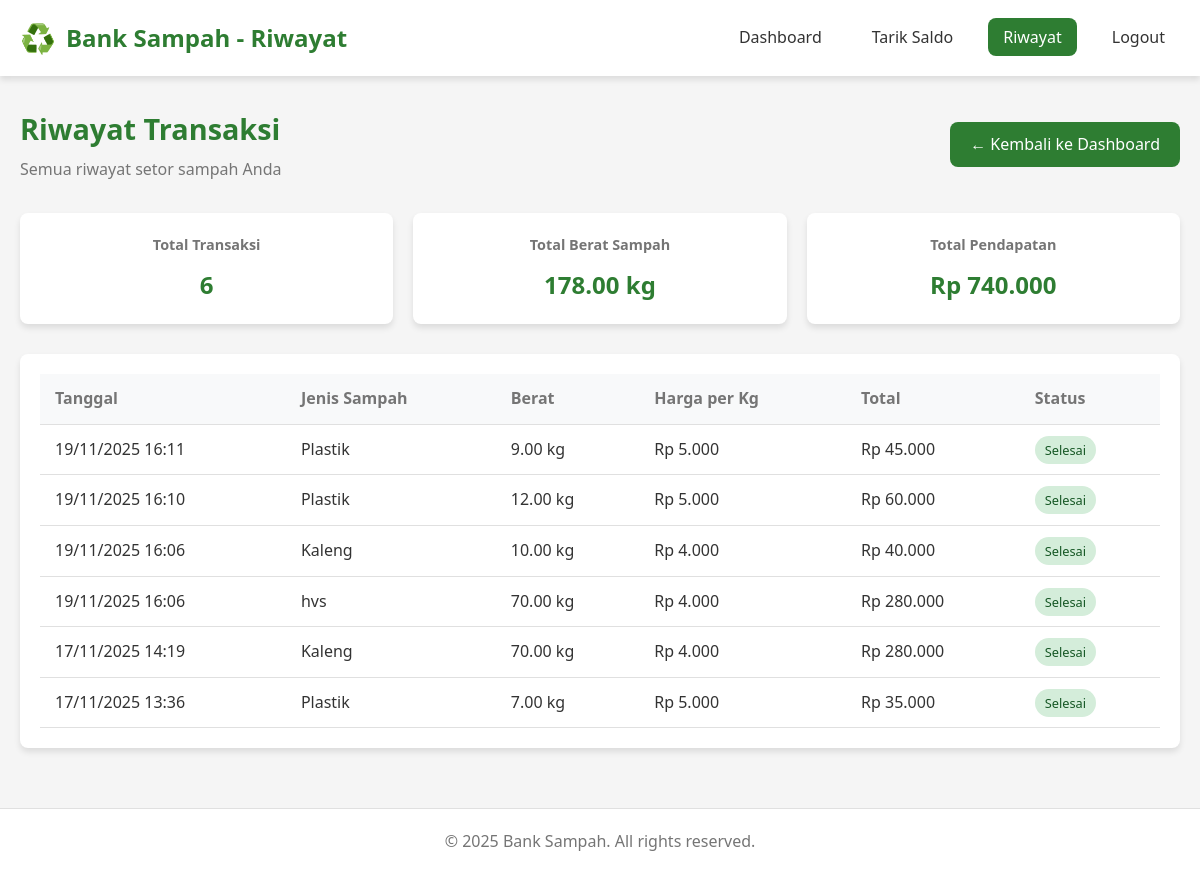
The page /history.php (signed in) on the database its author committed.
### tables this page shows
CREATE TABLE `transaksi` (
  `id` int(11) NOT NULL,
  `user_id` int(11) NOT NULL,
  `jenis_sampah_id` int(11) NOT NULL,
  `berat` decimal(8,2) NOT NULL,
  `total_harga` decimal(12,2) NOT NULL,
  `tanggal_transaksi` timestamp NOT NULL DEFAULT current_timestamp()
);

CREATE TABLE `jenis_sampah` (
  `id` int(11) NOT NULL,
  `nama_jenis` varchar(50) NOT NULL,
  `harga_per_kg` decimal(10,2) NOT NULL,
  `deskripsi` text DEFAULT NULL,
  `created_at` timestamp NOT NULL DEFAULT current_timestamp()
);

### config.php (called while the page is built, shortened)
<?php
function formatRupiah($angka) {
    return 'Rp ' . number_format($angka, 0, ',', '.');
}
?>

### history.php (the view, shortened to what this page needs)
<?php
include 'config.php';
$user_id = $_SESSION['user_id'];
$stmt = $pdo->prepare("
    SELECT t.*, j.nama_jenis, j.harga_per_kg
    FROM transaksi t
    JOIN jenis_sampah j ON t.jenis_sampah_id = j.id
    WHERE t.user_id = ?
    ORDER BY t.tanggal_transaksi DESC
");
$stmt->execute([$user_id]);
$transaksi = $stmt->fetchAll();
$total_transaksi = count($transaksi);
$total_berat = array_sum(array_column($transaksi, 'berat'));
$total_saldo = array_sum(array_column($transaksi, 'total_harga'));
?>
<!DOCTYPE html>
<html lang="id">
<head>
</head>
<body>
    <header>
        <div class="container">
            <div class="header-content">
                <div class="logo">
                    <span class="logo-icon">♻️</span>
                    <h1>Bank Sampah - Riwayat</h1>
                </div>
                <nav>
                    <ul>
                        <li><a href="dashboard-user.php">Dashboard</a></li>
                        <li><a href="withdraw.php">Tarik Saldo</a></li>
                        <li><a href="history.php" class="active">Riwayat</a></li>
                        <li><a href="?logout=1">Logout</a></li>
                    </ul>
                </nav>
            </div>
        </div>
    </header>
    <main>
        <section class="history">
            <div class="container">
                <div class="page-header">
                    <div class="page-title">
                        <h1>Riwayat Transaksi</h1>
                        <p>Semua riwayat setor sampah Anda</p>
                    </div>
                    <a href="dashboard-user.php" class="back-button">
                        ← Kembali ke Dashboard
                    </a>
                </div>
                <div class="summary-cards">
                    <div class="summary-card">
                        <h3>Total Transaksi</h3>
                        <div class="number"><?php echo $total_transaksi; ?></div>
                    </div>
                    <div class="summary-card">
                        <h3>Total Berat Sampah</h3>
                        <div class="number"><?php echo number_format($total_berat, 2); ?> kg</div>
                    </div>
                    <div class="summary-card">
                        <h3>Total Pendapatan</h3>
                        <div class="number"><?php echo formatRupiah($total_saldo); ?></div>
                    </div>
                </div>
                <div class="table-container">
                    <?php if (empty($transaksi)): ?>
                        <div class="no-data">
                            <h3>Belum ada transaksi</h3>
                            <p>Mulai setor sampah pertama Anda di dashboard</p>
                        </div>
                    <?php else: ?>
                        <table class="data-table">
                            <thead>
                                <tr>
                                    <th>Tanggal</th>
                                    <th>Jenis Sampah</th>
                                    <th>Berat</th>
                                    <th>Harga per Kg</th>
                                    <th>Total</th>
                                    <th>Status</th>
                                </tr>
                            </thead>
                            <tbody>
                                <?php foreach ($transaksi as $trx): ?>
                                <tr>
                                    <td><?php echo date('d/m/Y H:i', strtotime($trx['tanggal_transaksi'])); ?></td>
                                    <td><?php echo htmlspecialchars($trx['nama_jenis']); ?></td>
                                    <td><?php echo number_format($trx['berat'], 2); ?> kg</td>
                                    <td><?php echo formatRupiah($trx['harga_per_kg']); ?></td>
                                    <td><?php echo formatRupiah($trx['total_harga']); ?></td>
                                    <td>
                                        <span class="status-badge status-success">Selesai</span>
                                    </td>
                                </tr>
                                <?php endforeach; ?>
                            </tbody>
                        </table>
                    <?php endif; ?>
                </div>
            </div>
        </section>
    </main>
    <footer>
        <div class="container">
            <p>&copy; <?php echo date('Y'); ?> Bank Sampah. All rights reserved.</p>
        </div>
    </footer>
</body>
</html>

### history.php (style rules this page uses)
:root { --primary: #2e7d32; --primary-light: #4caf50; --secondary: #ff9800; --light: #f5f5f5; --dark: #333; --gray: #757575; --white: #ffffff; --shadow: 0 4px 6px rgba(0, 0, 0, 0.1); --border-radius: 8px; }
* { margin: 0; padding: 0; box-sizing: border-box; font-family: 'Segoe UI', Tahoma, Geneva, Verdana, sans-serif; }
body { background-color: var(--light); color: var(--dark); line-height: 1.6; }
.container { max-width: 1200px; margin: 0 auto; padding: 0 20px; }
header { background-color: var(--white); box-shadow: var(--shadow); position: sticky; top: 0; z-index: 100; }
.header-content { display: flex; justify-content: space-between; align-items: center; padding: 15px 0; }
.logo { display: flex; align-items: center; gap: 10px; }
.logo-icon { font-size: 1.8rem; }
.logo h1 { font-size: 1.5rem; color: var(--primary); }
nav ul { display: flex; list-style: none; gap: 20px; }
nav a { text-decoration: none; color: var(--dark); font-weight: 500; padding: 8px 15px; border-radius: var(--border-radius); transition: all 0.3s; }
nav a:hover, nav a.active { background-color: var(--primary); color: var(--white); }
main { padding: 30px 0; }
.page-header { display: flex; justify-content: space-between; align-items: center; margin-bottom: 30px; flex-wrap: wrap; gap: 20px; }
.page-title h1 { font-size: 1.8rem; color: var(--primary); margin-bottom: 5px; }
.page-title p { color: var(--gray); }
.back-button { display: inline-flex; align-items: center; gap: 8px; padding: 10px 20px; background-color: var(--primary); color: var(--white); text-decoration: none; border-radius: var(--border-radius); font-weight: 500; transition: background-color 0.3s; }
.summary-cards { display: grid; grid-template-columns: repeat(auto-fit, minmax(200px, 1fr)); gap: 20px; margin-bottom: 30px; }
.summary-card { background-color: var(--white); border-radius: var(--border-radius); padding: 20px; box-shadow: var(--shadow); text-align: center; }
.summary-card h3 { font-size: 0.9rem; color: var(--gray); margin-bottom: 10px; }
.summary-card .number { font-size: 1.5rem; font-weight: 700; color: var(--primary); }
.table-container { background-color: var(--white); border-radius: var(--border-radius); box-shadow: var(--shadow); overflow: hidden; padding: 20px; }
.data-table { width: 100%; border-collapse: collapse; }
.data-table th, .data-table td { padding: 12px 15px; text-align: left; border-bottom: 1px solid #e0e0e0; }
.data-table th { background-color: #f8f9fa; font-weight: 600; color: var(--gray); }
.status-badge { padding: 5px 10px; border-radius: 20px; font-size: 0.8rem; font-weight: 500; }
.status-success { background-color: #d4edda; color: #155724; }
footer { background-color: var(--white); padding: 20px 0; text-align: center; color: var(--gray); border-top: 1px solid #e0e0e0; margin-top: 30px; }

### rows shown on the page
transaksi: tanggal_transaksi "19/11/2025 16:11", jenis_sampah.nama_jenis "Plastik", berat "9.00", jenis_sampah.harga_per_kg "Rp 5.000", total_harga "Rp 45.000"
transaksi: tanggal_transaksi "19/11/2025 16:10", jenis_sampah.nama_jenis "Plastik", berat "12.00", jenis_sampah.harga_per_kg "Rp 5.000", total_harga "Rp 60.000"
transaksi: tanggal_transaksi "19/11/2025 16:06", jenis_sampah.nama_jenis "Kaleng", berat "10.00", jenis_sampah.harga_per_kg "Rp 4.000", total_harga "Rp 40.000"
transaksi: tanggal_transaksi "19/11/2025 16:06", jenis_sampah.nama_jenis "hvs", berat "70.00", jenis_sampah.harga_per_kg "Rp 4.000", total_harga "Rp 280.000"
transaksi: tanggal_transaksi "17/11/2025 14:19", jenis_sampah.nama_jenis "Kaleng", berat "70.00", jenis_sampah.harga_per_kg "Rp 4.000", total_harga "Rp 280.000"
transaksi: tanggal_transaksi "17/11/2025 13:36", jenis_sampah.nama_jenis "Plastik", berat "7.00", jenis_sampah.harga_per_kg "Rp 5.000", total_harga "Rp 35.000"

### other values the page prints
$total_transaksi "6"
$total_berat "178.00"
formatRupiah($total_saldo) "Rp 740.000"
